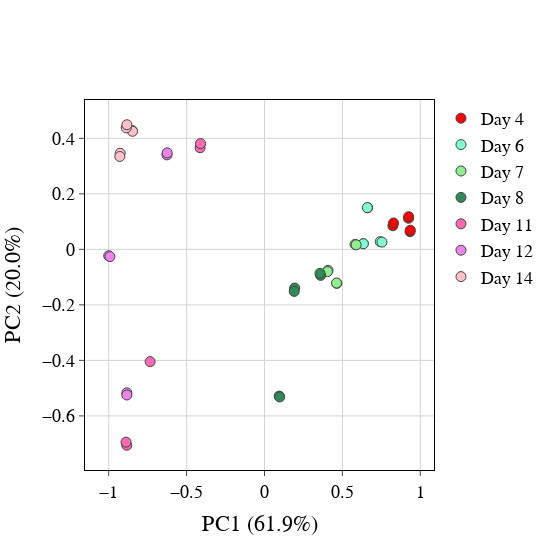

Source (notebook cell):
### Code cell
fig = go.Figure()

fig.add_trace(go.Scatter(
    x=day_4_x,
    y=day_4_y,
    legendgroup="group", name="Day 4",
    mode="markers", marker_line_width=1, marker_size=10,
    marker=dict(color="red", size=10)
))

fig.add_trace(go.Scatter(
    x=day_6_x,
    y=day_6_y,
    legendgroup="group", name='Day 6',
    mode="markers", marker_line_width=1, marker_size=10,
    marker=dict(color="aquamarine", size=10)
))

fig.add_trace(go.Scatter(
    x=day_7_x,
    y=day_7_y,
    legendgroup="group", name='Day 7',
    mode="markers", marker_line_width=1, marker_size=10,
    marker=dict(color="lightgreen", size=10)
))

fig.add_trace(go.Scatter(
    x=day_8_x,
    y=day_8_y,
    legendgroup="group", name='Day 8',
    mode="markers", marker_line_width=1, marker_size=10,
    marker=dict(color="seagreen", size=10)
))

fig.add_trace(go.Scatter(
    x=day_11_x,
    y=day_11_y,
    legendgroup="group", name='Day 11',
    mode="markers", marker_line_width=1, marker_size=10,
    marker=dict(color="hotpink", size=10)
))

fig.add_trace(go.Scatter(
    x=day_12_x,
    y=day_12_y,
    legendgroup="group", name='Day 12',
    mode="markers", marker_line_width=1, marker_size=10,
    marker=dict(color="violet", size=10)
))

fig.add_trace(go.Scatter(
    x=day_14_x,
    y=day_14_y,
    legendgroup="group", name='Day 14',
    mode="markers", marker_line_width=1, marker_size=10,
    marker=dict(color="pink", size=10)
))


fig.update_layout(xaxis_title='PC1 (61.9%)', yaxis_title='PC2 (20.0%)',width=550,height=550,
                 font_family='Arial',font=dict(size=18),font_color='black',plot_bgcolor='white')
fig.update_xaxes(showgrid=True, gridwidth=1,
    mirror=True,
    ticks='outside',
    showline=True,
    linecolor='black',
    gridcolor='lightgrey',zeroline=True, zerolinewidth=1, zerolinecolor='lightgrey'
)
fig.update_yaxes(showgrid=True, gridwidth=1,
    mirror=True,
    ticks='outside',
    showline=True,
    linecolor='black',
    gridcolor='lightgrey',zeroline=True, zerolinewidth=1, zerolinecolor='lightgrey'
)

fig.show()

### Figure 1 — Plotly figure (JSON) as saved in the notebook; plotly's stock layout.template omitted (floating-point values rounded to 4 significant figures)
{"data": [{"legendgroup": "group", "marker": {"color": "red", "line": {"width": 1}, "size": 10}, "mode": "markers", "name": "Day 4", "type": "scatter", "x": [0.9343, 0.936, 0.9247, 0.9252, 0.8243, 0.8283], "y": [0.06383, 0.06907, 0.112, 0.1177, 0.08502, 0.09498]}, {"legendgroup": "group", "marker": {"color": "aquamarine", "line": {"width": 1}, "size": 10}, "mode": "markers", "name": "Day 6", "type": "scatter", "x": [0.6335, 0.6348, 0.6623, 0.6603, 0.7427, 0.7539], "y": [0.02041, 0.02019, 0.1498, 0.1503, 0.02761, 0.02603]}, {"legendgroup": "group", "marker": {"color": "lightgreen", "line": {"width": 1}, "size": 10}, "mode": "markers", "name": "Day 7", "type": "scatter", "x": [0.4642, 0.4627, 0.4082, 0.4043, 0.5813, 0.5883], "y": [-0.1226, -0.121, -0.07559, -0.08019, 0.01782, 0.01631]}, {"legendgroup": "group", "marker": {"color": "seagreen", "line": {"width": 1}, "size": 10}, "mode": "markers", "name": "Day 8", "type": "scatter", "x": [0.1938, 0.191, 0.09481, 0.09749, 0.3601, 0.3562], "y": [-0.1394, -0.1516, -0.5287, -0.5318, -0.09378, -0.08667]}, {"legendgroup": "group", "marker": {"color": "hotpink", "line": {"width": 1}, "size": 10}, "mode": "markers", "name": "Day 11", "type": "scatter", "x": [-0.7341, -0.8839, -0.8888, -0.4131, -0.4105], "y": [-0.4045, -0.7057, -0.6944, 0.3661, 0.3809]}, {"legendgroup": "group", "marker": {"color": "violet", "line": {"width": 1}, "size": 10}, "mode": "markers", "name": "Day 12", "type": "scatter", "x": [-0.8834, -0.8835, -1, -0.9923, -0.626, -0.6245], "y": [-0.5168, -0.5246, -0.02304, -0.02619, 0.3403, 0.3475]}, {"legendgroup": "group", "marker": {"color": "pink", "line": {"width": 1}, "size": 10}, "mode": "markers", "name": "Day 14", "type": "scatter", "x": [-0.8498, -0.847, -0.9265, -0.9288, -0.8873, -0.8832], "y": [0.4284, 0.4253, 0.3461, 0.3345, 0.4378, 0.4488]}], "layout": {"font": {"color": "black", "family": "Arial", "size": 18}, "height": 550, "plot_bgcolor": "white", "width": 550, "xaxis": {"autorange": true, "gridcolor": "lightgrey", "gridwidth": 1, "linecolor": "black", "mirror": true, "range": [-1.153, 1.089], "showgrid": true, "showline": true, "ticks": "outside", "title": {"text": "PC1 (61.9%)"}, "type": "linear", "zeroline": true, "zerolinecolor": "lightgrey", "zerolinewidth": 1}, "yaxis": {"autorange": true, "gridcolor": "lightgrey", "gridwidth": 1, "linecolor": "black", "mirror": true, "range": [-0.7948, 0.538], "showgrid": true, "showline": true, "ticks": "outside", "title": {"text": "PC2 (20.0%)"}, "type": "linear", "zeroline": true, "zerolinecolor": "lightgrey", "zerolinewidth": 1}}}
